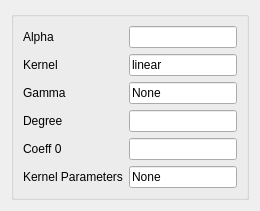
<?xml version="1.0" encoding="UTF-8"?>
<ui version="4.0">
 <class>Form</class>
 <widget class="QWidget" name="Form">
  <property name="sizePolicy">
   <sizepolicy hsizetype="Ignored" vsizetype="Ignored">
    <horstretch>0</horstretch>
    <verstretch>0</verstretch>
   </sizepolicy>
  </property>
  <property name="windowTitle">
   <string>Form</string>
  </property>
  <layout class="QVBoxLayout" name="verticalLayout">
   <item>
    <widget class="QGroupBox" name="formGroupBox">
     <layout class="QFormLayout" name="formLayout">
      <property name="fieldGrowthPolicy">
       <enum>QFormLayout::AllNonFixedFieldsGrow</enum>
      </property>
      <item row="0" column="0">
       <widget class="QLabel" name="alphaLabel">
        <property name="text">
         <string>Alpha</string>
        </property>
       </widget>
      </item>
      <item row="0" column="1">
       <widget class="QLineEdit" name="alphaLineEdit"/>
      </item>
      <item row="1" column="0">
       <widget class="QLabel" name="kernelLabel">
        <property name="text">
         <string>Kernel</string>
        </property>
       </widget>
      </item>
      <item row="1" column="1">
       <widget class="QLineEdit" name="kernelLineEdit">
        <property name="text">
         <string>linear</string>
        </property>
       </widget>
      </item>
      <item row="2" column="0">
       <widget class="QLabel" name="gammaLabel">
        <property name="text">
         <string>Gamma</string>
        </property>
       </widget>
      </item>
      <item row="2" column="1">
       <widget class="QLineEdit" name="gammaLineEdit">
        <property name="text">
         <string>None</string>
        </property>
       </widget>
      </item>
      <item row="3" column="0">
       <widget class="QLabel" name="degreeLabel">
        <property name="text">
         <string>Degree</string>
        </property>
       </widget>
      </item>
      <item row="3" column="1">
       <widget class="QLineEdit" name="degreeLineEdit">
        <property name="maximum" stdset="0">
         <double>9999999.000000000000000</double>
        </property>
        <property name="value" stdset="0">
         <double>3.000000000000000</double>
        </property>
       </widget>
      </item>
      <item row="4" column="0">
       <widget class="QLabel" name="coeff0Label">
        <property name="text">
         <string>Coeff 0</string>
        </property>
       </widget>
      </item>
      <item row="4" column="1">
       <widget class="QLineEdit" name="coeff0LineEdit">
        <property name="maximum" stdset="0">
         <double>9999999.000000000000000</double>
        </property>
        <property name="value" stdset="0">
         <double>1.000000000000000</double>
        </property>
       </widget>
      </item>
      <item row="5" column="0">
       <widget class="QLabel" name="kernelParametersLabel">
        <property name="text">
         <string>Kernel Parameters</string>
        </property>
       </widget>
      </item>
      <item row="5" column="1">
       <widget class="QLineEdit" name="kernelParametersLineEdit">
        <property name="text">
         <string>None</string>
        </property>
       </widget>
      </item>
     </layout>
    </widget>
   </item>
  </layout>
 </widget>
 <resources/>
 <connections/>
</ui>
